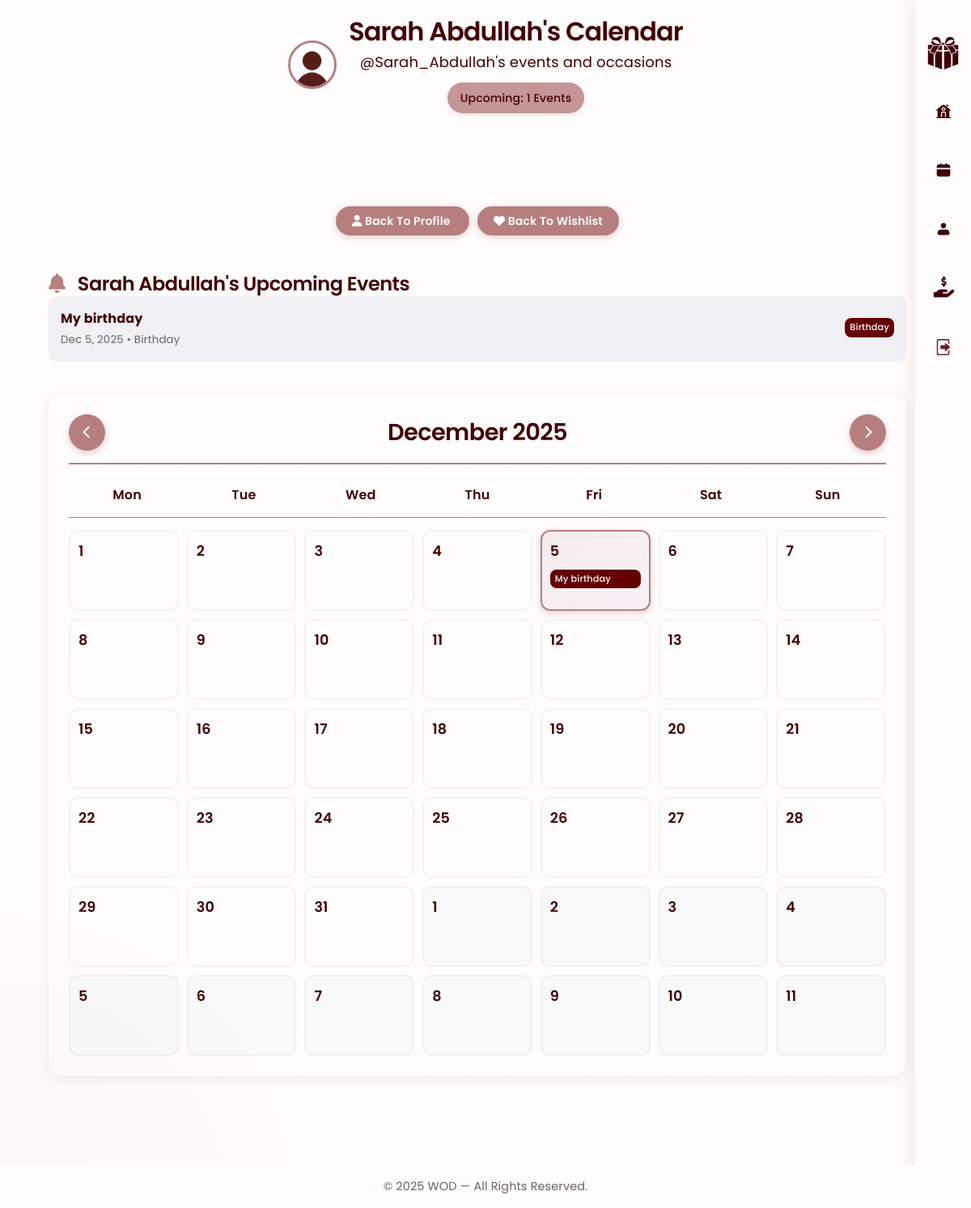
The page /friend_calendar.php?username=Sarah_Abdullah (signed in) on the database its author committed.
### tables this page shows
CREATE TABLE `users` (
  `username` varchar(50) NOT NULL,
  `name` varchar(100) NOT NULL,
  `photo_url` varchar(255) DEFAULT NULL,
  `bio` text,
  `user_type` enum('user','store') DEFAULT 'user',
  `email` varchar(100) NOT NULL,
  `password` varchar(255) NOT NULL,
  `created_at` timestamp NOT NULL DEFAULT CURRENT_TIMESTAMP
);

CREATE TABLE `occasions` (
  `occasion_id` int(11) NOT NULL,
  `title` varchar(200) NOT NULL,
  `date` date NOT NULL,
  `type` enum('personal','birthday','anniversary','graduation','other') DEFAULT 'personal',
  `description` text,
  `username` varchar(50) DEFAULT NULL,
  `created_at` timestamp NOT NULL DEFAULT CURRENT_TIMESTAMP
);

### friend_calendar.php (the view, shortened to what this page needs)
<?php
require_once 'config.php';
$friend_username = $_GET['username'];
$stmt = $pdo->prepare("SELECT * FROM users WHERE username = ?");
$stmt->execute([$friend_username]);
$friend = $stmt->fetch(PDO::FETCH_ASSOC);
$current_month = isset($_GET['month']) ? intval($_GET['month']) : date('n');
$current_year = isset($_GET['year']) ? intval($_GET['year']) : date('Y');
$stmt = $pdo->prepare("SELECT * FROM occasions WHERE username = ? ORDER BY date");
$stmt->execute([$friend_username]);
$friend_occasions = $stmt->fetchAll(PDO::FETCH_ASSOC);
$upcoming_count = 0;
$today = date('Y-m-d');
$next_month = date('Y-m-d', strtotime('+30 days'));
foreach ($friend_occasions as $occasion) {
    if ($occasion['date'] >= $today && $occasion['date'] <= $next_month) {
        $upcoming_count++;
    }
}
$first_day = mktime(0, 0, 0, $current_month, 1, $current_year);
$month_name = date('F', $first_day);
$year = date('Y', $first_day);
$days_in_month = cal_days_in_month(CAL_GREGORIAN, $current_month, $current_year);
$calendar_days = [];
for ($day = 1; $day <= $days_in_month; $day++) {
    $current_date = sprintf('%04d-%02d-%02d', $current_year, $current_month, $day);
    $day_events = [];
    foreach ($friend_occasions as $occasion) {
        if ($occasion['date'] == $current_date) {
            $day_events[] = $occasion;
        }
    }
    $calendar_days[] = [
        'day' => $day,
        'month' => 'current',
        'events' => $day_events,
        'is_today' => ($current_date == date('Y-m-d'))
    ];
}
$total_cells = 42;
$remaining_days = $total_cells - count($calendar_days);
for ($day = 1; $day <= $remaining_days; $day++) {
    $calendar_days[] = [
        'day' => $day,
        'month' => 'next',
        'events' => []
    ];
}
?>
<!DOCTYPE html>
<html lang="en">
    <head>
        <link rel="stylesheet" href="style.css">
        <link rel="stylesheet" href="https://cdnjs.cloudflare.com/ajax/libs/font-awesome/6.5.0/css/all.min.css">
    </head>
    <body>
        <div class="sidebar">
            <div class="sidebar-icons">
                <a href="#" class="sidebar-icon logo-icon">
                    <img src="images/logo.png" alt="WOD Logo" class="sidebar-logo" />
                </a>
                <a href="posts.php" class="sidebar-icon">
                    <img src="images/icons/home.svg" alt="Home" class="sidebar-icon-img" />
                </a>
                <a href="calendar.php" class="sidebar-icon">
                    <img src="images/icons/calender.svg" alt="calendar" class="sidebar-icon-img" />
                </a>
                <a href="profile.php" class="sidebar-icon">
                    <img src="images/icons/profile.svg" alt="Profile" class="sidebar-icon-img" />
                </a>
                <a href="group_dashboard.php" class="sidebar-icon">
                    <img src="images/icons/groups.png?v=2" alt="Groups" class="sidebar-icon-img" />
                </a>
                <a href="logout.php" class="sidebar-icon" onclick="return confirm('Are you sure you want to log out?')">
                    <img src="images/icons/logout.png" alt="Logout" class="sidebar-icon-img" />
                </a>
            </div>
        </div>
        <header class="wishlist-header">
            <div class="wishlist-header-content">
                <div class="friend-calendar-header">
                    <img src="<?php echo htmlspecialchars($friend['photo_url'] ?? 'images/profile-pic.jpg'); ?>"
                         alt="<?php echo htmlspecialchars($friend['name']); ?>" class="friend-avatar">
                    <div>
                        <h1><?php echo htmlspecialchars($friend['name']); ?>'s Calendar</h1>
                        <p>@<?php echo htmlspecialchars($friend['username']); ?>'s events and occasions</p>
                        <div class="wishlist-info">Upcoming: <?php echo $upcoming_count; ?> Events</div>
                    </div>
                </div>
            </div>
        </header>
        <section class="calendar-container">
            <div class="friend-actions">
                <a href="friend_profile.php?username=<?php echo urlencode($friend_username); ?>" class="edit-profile-btn" style="text-decoration: none; margin-right: 10px;">
                    <i class="fas fa-user"></i> Back To Profile
                </a>
                <a href="friend-wishlist.php?username=<?php echo urlencode($friend_username); ?>" class="edit-profile-btn" style="text-decoration: none;">
                    <i class="fas fa-heart"></i> Back To Wishlist
                </a>
            </div>
            <br>  <br>
            <div class="upcoming-events" style="margin-bottom: 40px;">
                <div class="management-card">
                    <h2><i class="fas fa-bell" style="color:#B77E7E; margin-right: 10px;"></i> <?php echo htmlspecialchars($friend['name']); ?>'s Upcoming Events</h2>
                    <?php if (!empty($friend_occasions)): ?>
                        <div style="display: grid; gap: 15px;">
                            <?php
                            $upcoming_displayed = 0;
                            foreach ($friend_occasions as $event):
                                if ($event['date'] >= $today && $upcoming_displayed < 10):
                                    $upcoming_displayed++;
                                    ?>
                                    <div style="display: flex; justify-content: space-between; align-items: center; padding: 15px; background: #f0f0f5; border-radius: 10px;">
                                        <div>
                                            <strong><?php echo htmlspecialchars($event['title']); ?></strong>
                                            <br>
                                            <small style="color: #666;">
                                                <?php echo date('M j, Y', strtotime($event['date'])); ?>
                                                • <?php echo ucfirst($event['type']); ?>
                                            </small>
                                        </div>
                                        <span class="event-indicator event-<?php echo $event['type']; ?>" style="font-size: 0.7rem;">
                                            <?php echo ucfirst($event['type']); ?>
                                        </span>
                                    </div>
                                    <?php
                                endif;
                            endforeach;
                            ?>
                        </div>
                    <?php else: ?>
                        <p style="text-align: center; color: #888; padding: 20px;">
                            <?php echo htmlspecialchars($friend['name']); ?> hasn't added any events yet.
                        </p>
                    <?php endif; ?>
                </div>
            </div>
            <div id="month-view" class="calendar-view">
                <div class="calendar-grid">
                    <div class="calendar-header">
                        <a href="?username=<?php echo urlencode($friend_username); ?>&nav=prev&month=<?php echo $current_month; ?>&year=<?php echo $current_year; ?>" class="nav-arrow">
                            <i class="fa-solid fa-chevron-left"></i>
                        </a>
                        <h2><?php echo $month_name . ' ' . $year; ?></h2>
                        <a href="?username=<?php echo urlencode($friend_username); ?>&nav=next&month=<?php echo $current_month; ?>&year=<?php echo $current_year; ?>" class="nav-arrow">
                            <i class="fa-solid fa-chevron-right"></i>
                        </a>
                    </div>
                    <div class="weekdays">
                        <div>Mon</div>
                        <div>Tue</div>
                        <div>Wed</div>
                        <div>Thu</div>
                        <div>Fri</div>
                        <div>Sat</div>
                        <div>Sun</div>
                    </div>
                    <div class="calendar-days">
                        <?php foreach ($calendar_days as $index => $day_data): ?>
                            <div class="calendar-day <?php echo $day_data['month'] !== 'current' ? 'other-month' : ''; ?>
                            <?php echo isset($day_data['is_today']) && $day_data['is_today'] ? 'today' : ''; ?>
                                 <?php echo!empty($day_data['events']) ? 'has-events' : ''; ?>">
                                <div class="day-number"><?php echo $day_data['day']; ?></div>
                                <?php if (!empty($day_data['events'])): ?>
                                    <?php foreach (array_slice($day_data['events'], 0, 3) as $event): ?>
                                        <div class="event-indicator event-<?php echo $event['type']; ?>"
                                             title="<?php echo htmlspecialchars($event['title'] . ' - ' . ucfirst($event['type'])); ?>">
                                                 <?php
                                                 $event_title = $event['title'];
                                                 echo $event_title;
                                                 ?>
                                        </div>
                                    <?php endforeach; ?>
                                <?php endif; ?>
                            </div>
                        <?php endforeach; ?>
                    </div>
                </div>
            </div>
        </section>
        <footer class="footer" style="background: #FFFCFC !important; color: #666 !important;">
            <p style="color: #666 !important; background: transparent !important; margin: 0;">© 2025 WOD — All Rights Reserved.</p>
        </footer>
    </body>
</html>

### friend_calendar.php (style rules this page uses)
.nav-arrow { background: #f5c0d3; border: none; width: 45px; height: 45px; border-radius: 50%; display: flex; align-items: center; justify-content: center; cursor: pointer; color: white; transition: all 0.3s ease; text-decoration: none; box-shadow: 0 3px 8px rgba(245, 192, 211, 0.4); }
.calendar-day.has-events { background: linear-gradient(135deg, #f5c0d320, #f8f0f5); border-color: #f5c0d3; }
.event-indicator { font-size: 0.7rem; padding: 3px 6px; border-radius: 8px; margin-bottom: 2px; white-space: nowrap; overflow: hidden; text-overflow: ellipsis; font-weight: 500; cursor: pointer; }
.event-birthday { background: linear-gradient(135deg, #ff6f61, #ff8a65); color: white; }
.friend-calendar-header { display: flex; align-items: center; gap: 15px; margin-bottom: 20px; flex-wrap: wrap; }
.friend-avatar { width: 60px; height: 60px; border-radius: 50%; object-fit: cover; border: 3px solid #f5c0d3; }
.friend-actions { margin-top: 30px; text-align: center; }
.event-indicator { background: #8451C5 !important; color: white; }
.event-birthday, .event-anniversary, .event-graduation, .event-other, .event-personal { background: #8451C5 !important; color: white; }
.nav-arrow { background: #B77E7E; border: none; width: 45px; height: 45px; border-radius: 50%; display: flex; align-items: center; justify-content: center; cursor: pointer; color: #FFFCFC; transition: all 0.3s ease; text-decoration: none; box-shadow: 0 3px 8px rgba(183, 126, 126, 0.4); }
.calendar-day.has-events { background: linear-gradient(135deg, #B77E7E20, #f8f0f5); border-color: #B77E7E; }
.event-indicator { background: #650000 !important; color: #FFFCFC; }
.event-birthday, .event-anniversary, .event-graduation, .event-other, .event-personal { background: #650000 !important; color: #FFFCFC; }
.friend-avatar { border: 3px solid #B77E7E; }

### rows shown on the page
users: photo_url (picture), name "Sarah Abdullah", username "Sarah_Abdullah"
occasions: title "My birthday", date "Dec 5, 2025", type "Birthday"

### other values the page prints
$upcoming_count "1"
$month_name "December"
$year "2025"
$day_data['day'] "1"
$day_data['day'] "2"
$day_data['day'] "3"
$day_data['day'] "4"
$day_data['day'] "5"
$day_data['day'] "6"
$day_data['day'] "7"
$day_data['day'] "8"
$day_data['day'] "9"
$day_data['day'] "10"
$day_data['day'] "11"
$day_data['day'] "12"
